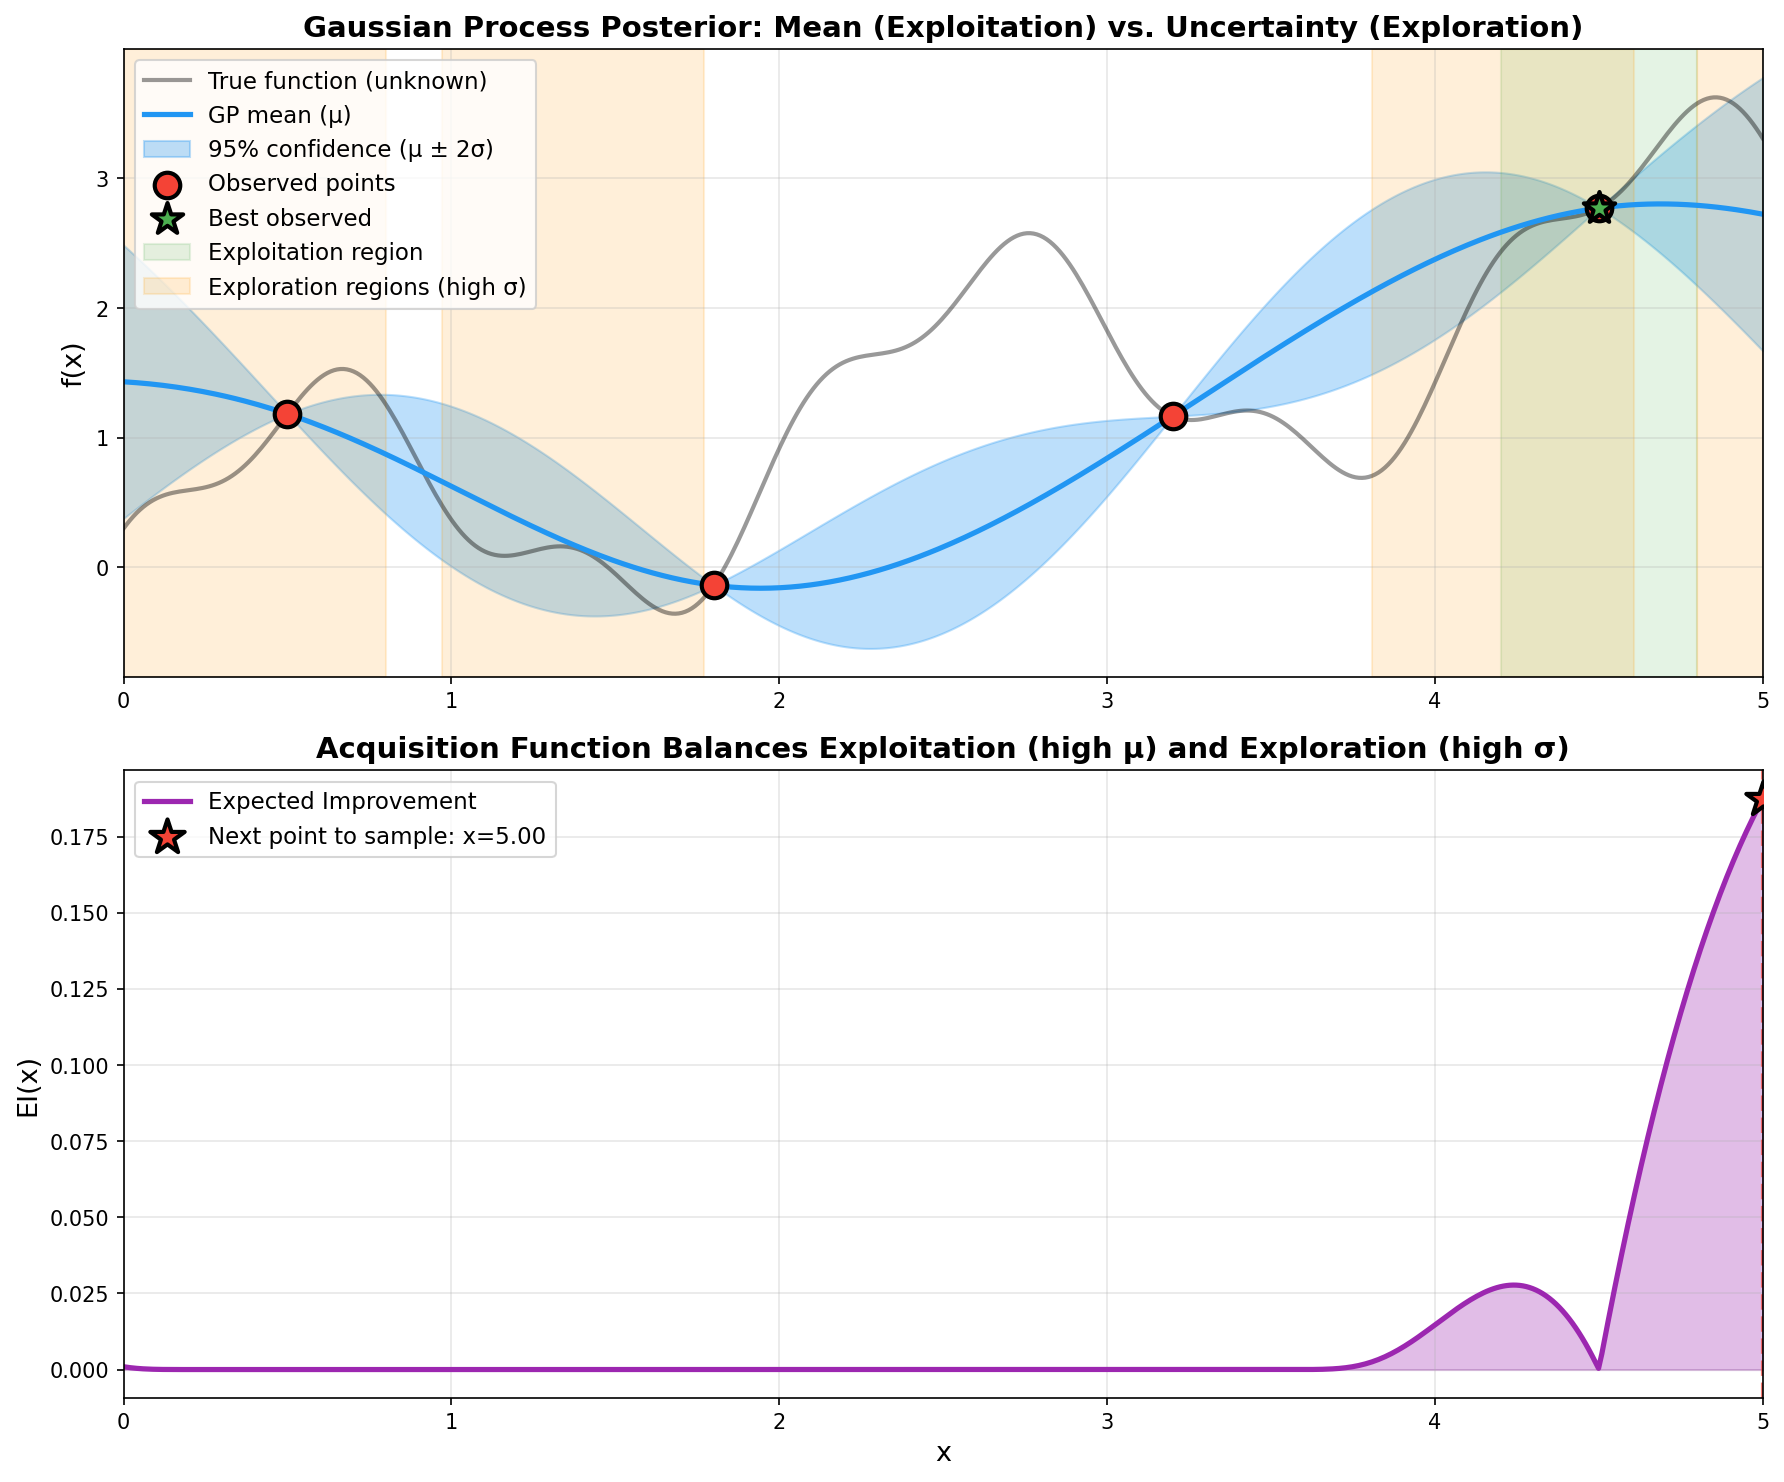

Here is the Python script that generated this plot:
"""
Diagram 2: Exploration vs. Exploitation Tradeoff
Visualizes how GP uncertainty and mean guide Bayesian Optimization
"""
import numpy as np
import matplotlib.pyplot as plt
from sklearn.gaussian_process import GaussianProcessRegressor
from sklearn.gaussian_process.kernels import Matern, ConstantKernel
from scipy.stats import norm

np.random.seed(42)

# Define 1D test function
def test_function(x):
    return np.sin(3*x) + 0.3*np.cos(9*x) + 0.5*x

# Domain
x_domain = np.linspace(0, 5, 500).reshape(-1, 1)
y_true = test_function(x_domain)

# Initial observations
X_obs = np.array([[0.5], [1.8], [3.2], [4.5]])
y_obs = test_function(X_obs).ravel()

# Fit GP
kernel = ConstantKernel(1.0) * Matern(length_scale=1.0, nu=2.5)
gp = GaussianProcessRegressor(kernel=kernel, alpha=1e-6, random_state=42)
gp.fit(X_obs, y_obs)

# Predict
y_mean, y_std = gp.predict(x_domain, return_std=True)

# Expected Improvement
y_best = y_obs.max()
Z = (y_mean - y_best) / y_std
ei = (y_mean - y_best) * norm.cdf(Z) + y_std * norm.pdf(Z)
ei[y_std == 0.0] = 0.0

# Next point to sample
next_idx = np.argmax(ei)
next_x = x_domain[next_idx]
next_ei = ei[next_idx]

# Create visualization
fig, axes = plt.subplots(2, 1, figsize=(12, 10))

# Top plot: GP Surrogate with uncertainty
ax1 = axes[0]
ax1.plot(x_domain, y_true, 'k-', linewidth=2, label='True function (unknown)', alpha=0.4)
ax1.plot(x_domain, y_mean, color='#2196F3', linewidth=2.5, label='GP mean (μ)')
ax1.fill_between(
    x_domain.ravel(),
    y_mean - 2*y_std,
    y_mean + 2*y_std,
    alpha=0.3,
    color='#2196F3',
    label='95% confidence (μ ± 2σ)'
)

# Observations
ax1.scatter(X_obs, y_obs, c='#F44336', s=150, zorder=5,
           marker='o', edgecolors='black', linewidths=2,
           label='Observed points')

# Best observed
best_idx = np.argmax(y_obs)
ax1.scatter([X_obs[best_idx]], [y_obs[best_idx]], c='#4CAF50', s=250,
           marker='*', edgecolors='black', linewidths=2, zorder=6,
           label='Best observed')

# Exploitation region (around best point)
ax1.axvspan(X_obs[best_idx][0] - 0.3, X_obs[best_idx][0] + 0.3,
           alpha=0.15, color='#4CAF50', label='Exploitation region')

# Exploration region (high uncertainty, unexplored)
exploration_mask = (x_domain.ravel() < 1.0) | (x_domain.ravel() > 3.8)
for i in range(len(x_domain) - 1):
    if exploration_mask[i] and y_std[i] > 0.3:
        if i == 0 or not exploration_mask[i-1] or y_std[i-1] <= 0.3:
            ax1.axvspan(x_domain[i][0], min(x_domain[i][0] + 0.8, 5),
                       alpha=0.15, color='#FF9800')

ax1.axvspan(-1, -0.5, alpha=0.15, color='#FF9800', label='Exploration regions (high σ)')

ax1.set_ylabel('f(x)', fontsize=13)
ax1.set_title('Gaussian Process Posterior: Mean (Exploitation) vs. Uncertainty (Exploration)',
             fontsize=14, fontweight='bold')
ax1.legend(fontsize=11, loc='upper left')
ax1.grid(True, alpha=0.3)
ax1.set_xlim(0, 5)

# Bottom plot: Acquisition function
ax2 = axes[1]
ax2.plot(x_domain, ei, color='#9C27B0', linewidth=2.5, label='Expected Improvement')
ax2.fill_between(x_domain.ravel(), 0, ei, alpha=0.3, color='#9C27B0')

# Next point suggested
ax2.scatter([next_x], [next_ei], c='#F44336', s=300, marker='*',
           edgecolors='black', linewidths=2, zorder=5,
           label=f'Next point to sample: x={next_x[0]:.2f}')
ax2.axvline(next_x, color='#F44336', linestyle='--', linewidth=2, alpha=0.7)

ax2.set_xlabel('x', fontsize=13)
ax2.set_ylabel('EI(x)', fontsize=13)
ax2.set_title('Acquisition Function Balances Exploitation (high μ) and Exploration (high σ)',
             fontsize=14, fontweight='bold')
ax2.legend(fontsize=11)
ax2.grid(True, alpha=0.3)
ax2.set_xlim(0, 5)

plt.tight_layout()
plt.savefig('/home/chirag/ds-book/book/course-13/ch38/diagrams/exploration_exploitation.png',
            dpi=150, bbox_inches='tight', facecolor='white')
print("Saved: exploration_exploitation.png")
